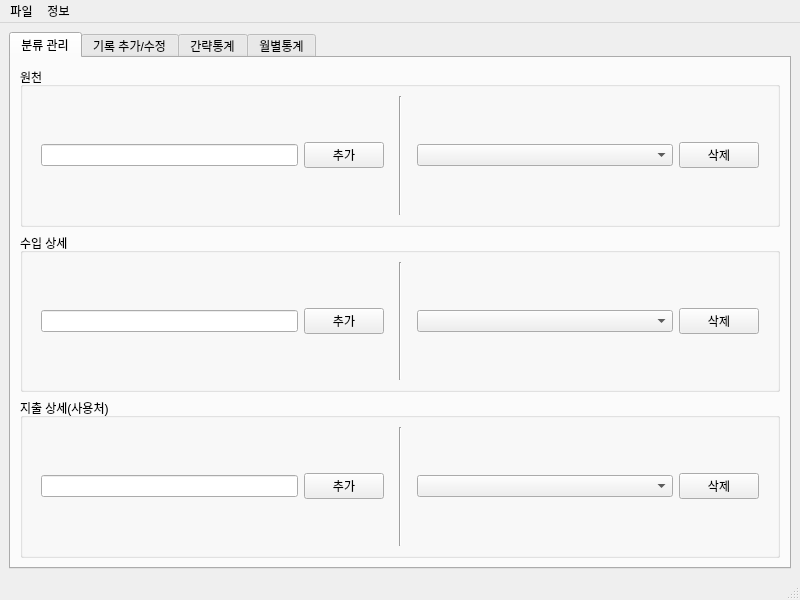
<?xml version="1.0" encoding="UTF-8"?>
<ui version="4.0">
 <class>MoneyManage</class>
 <widget class="QMainWindow" name="MoneyManage">
  <property name="geometry">
   <rect>
    <x>0</x>
    <y>0</y>
    <width>800</width>
    <height>600</height>
   </rect>
  </property>
  <property name="windowTitle">
   <string>재산관리</string>
  </property>
  <widget class="QWidget" name="centralwidget">
   <layout class="QGridLayout" name="glCent">
    <item row="0" column="0">
     <widget class="QTabWidget" name="tabWidget">
      <property name="currentIndex">
       <number>0</number>
      </property>
      <widget class="QWidget" name="tabCate">
       <attribute name="title">
        <string>분류 관리</string>
       </attribute>
       <layout class="QGridLayout" name="glCate">
        <item row="0" column="0">
         <widget class="QGroupBox" name="gbSrc">
          <property name="title">
           <string>원천</string>
          </property>
          <layout class="QHBoxLayout" name="hlSrc">
           <item>
            <widget class="QWidget" name="widSrcAdd" native="true">
             <property name="sizePolicy">
              <sizepolicy hsizetype="Expanding" vsizetype="Preferred">
               <horstretch>0</horstretch>
               <verstretch>0</verstretch>
              </sizepolicy>
             </property>
             <layout class="QHBoxLayout" name="hlSrcAdd">
              <item>
               <widget class="QLineEdit" name="lnSrcAdd"/>
              </item>
              <item>
               <widget class="QPushButton" name="btnSrcAdd">
                <property name="text">
                 <string>추가</string>
                </property>
               </widget>
              </item>
             </layout>
            </widget>
           </item>
           <item>
            <widget class="Line" name="lineSrc">
             <property name="orientation">
              <enum>Qt::Vertical</enum>
             </property>
            </widget>
           </item>
           <item>
            <widget class="QWidget" name="widSrcDel" native="true">
             <property name="sizePolicy">
              <sizepolicy hsizetype="Expanding" vsizetype="Preferred">
               <horstretch>0</horstretch>
               <verstretch>0</verstretch>
              </sizepolicy>
             </property>
             <layout class="QHBoxLayout" name="hlSrcDel">
              <item>
               <widget class="QComboBox" name="cbSrcDel"/>
              </item>
              <item>
               <widget class="QPushButton" name="btnSrcDel">
                <property name="sizePolicy">
                 <sizepolicy hsizetype="Fixed" vsizetype="Fixed">
                  <horstretch>0</horstretch>
                  <verstretch>0</verstretch>
                 </sizepolicy>
                </property>
                <property name="text">
                 <string>삭제</string>
                </property>
               </widget>
              </item>
             </layout>
            </widget>
           </item>
          </layout>
         </widget>
        </item>
        <item row="1" column="0">
         <widget class="QGroupBox" name="gbInDet">
          <property name="title">
           <string>수입 상세</string>
          </property>
          <layout class="QHBoxLayout" name="hlIn">
           <item>
            <widget class="QWidget" name="widInAdd" native="true">
             <property name="sizePolicy">
              <sizepolicy hsizetype="Expanding" vsizetype="Preferred">
               <horstretch>0</horstretch>
               <verstretch>0</verstretch>
              </sizepolicy>
             </property>
             <layout class="QHBoxLayout" name="hlInAdd">
              <item>
               <widget class="QLineEdit" name="lnInAdd"/>
              </item>
              <item>
               <widget class="QPushButton" name="btnInAdd">
                <property name="text">
                 <string>추가</string>
                </property>
               </widget>
              </item>
             </layout>
            </widget>
           </item>
           <item>
            <widget class="Line" name="lineIn">
             <property name="orientation">
              <enum>Qt::Vertical</enum>
             </property>
            </widget>
           </item>
           <item>
            <widget class="QWidget" name="widInDel" native="true">
             <property name="sizePolicy">
              <sizepolicy hsizetype="Expanding" vsizetype="Preferred">
               <horstretch>0</horstretch>
               <verstretch>0</verstretch>
              </sizepolicy>
             </property>
             <layout class="QHBoxLayout" name="hlInDel">
              <item>
               <widget class="QComboBox" name="cbInDel"/>
              </item>
              <item>
               <widget class="QPushButton" name="btnInDel">
                <property name="sizePolicy">
                 <sizepolicy hsizetype="Fixed" vsizetype="Fixed">
                  <horstretch>0</horstretch>
                  <verstretch>0</verstretch>
                 </sizepolicy>
                </property>
                <property name="text">
                 <string>삭제</string>
                </property>
               </widget>
              </item>
             </layout>
            </widget>
           </item>
          </layout>
         </widget>
        </item>
        <item row="2" column="0">
         <widget class="QGroupBox" name="gbOutDet">
          <property name="title">
           <string>지출 상세(사용처)</string>
          </property>
          <layout class="QHBoxLayout" name="hlDel">
           <item>
            <widget class="QWidget" name="widOutAdd" native="true">
             <property name="sizePolicy">
              <sizepolicy hsizetype="Expanding" vsizetype="Preferred">
               <horstretch>0</horstretch>
               <verstretch>0</verstretch>
              </sizepolicy>
             </property>
             <layout class="QHBoxLayout" name="hlOutAdd">
              <item>
               <widget class="QLineEdit" name="lnOutAdd"/>
              </item>
              <item>
               <widget class="QPushButton" name="btnOutAdd">
                <property name="text">
                 <string>추가</string>
                </property>
               </widget>
              </item>
             </layout>
            </widget>
           </item>
           <item>
            <widget class="Line" name="lineOut">
             <property name="orientation">
              <enum>Qt::Vertical</enum>
             </property>
            </widget>
           </item>
           <item>
            <widget class="QWidget" name="widOutDel" native="true">
             <property name="sizePolicy">
              <sizepolicy hsizetype="Expanding" vsizetype="Preferred">
               <horstretch>0</horstretch>
               <verstretch>0</verstretch>
              </sizepolicy>
             </property>
             <layout class="QHBoxLayout" name="hlOutDel">
              <item>
               <widget class="QComboBox" name="cbOutDel"/>
              </item>
              <item>
               <widget class="QPushButton" name="btnOutDel">
                <property name="sizePolicy">
                 <sizepolicy hsizetype="Fixed" vsizetype="Fixed">
                  <horstretch>0</horstretch>
                  <verstretch>0</verstretch>
                 </sizepolicy>
                </property>
                <property name="text">
                 <string>삭제</string>
                </property>
               </widget>
              </item>
             </layout>
            </widget>
           </item>
          </layout>
         </widget>
        </item>
       </layout>
      </widget>
      <widget class="QWidget" name="tabData">
       <attribute name="title">
        <string>기록 추가/수정</string>
       </attribute>
       <layout class="QVBoxLayout" name="vlData">
        <item>
         <widget class="QTreeWidget" name="treeData">
          <column>
           <property name="text">
            <string>일시</string>
           </property>
          </column>
          <column>
           <property name="text">
            <string>구분</string>
           </property>
          </column>
          <column>
           <property name="text">
            <string>원천</string>
           </property>
          </column>
          <column>
           <property name="text">
            <string>사용처</string>
           </property>
          </column>
          <column>
           <property name="text">
            <string>금액</string>
           </property>
          </column>
          <column>
           <property name="text">
            <string>설명</string>
           </property>
          </column>
         </widget>
        </item>
        <item>
         <widget class="QWidget" name="widInput" native="true">
          <layout class="QGridLayout" name="glDataIn">
           <item row="1" column="4">
            <widget class="QLineEdit" name="lnCost">
             <property name="maximumSize">
              <size>
               <width>75</width>
               <height>16777215</height>
              </size>
             </property>
            </widget>
           </item>
           <item row="1" column="1">
            <widget class="QComboBox" name="cbType"/>
           </item>
           <item row="1" column="5">
            <widget class="QLineEdit" name="lnDetail"/>
           </item>
           <item row="0" column="2" alignment="Qt::AlignHCenter">
            <widget class="QLabel" name="lbSrc">
             <property name="text">
              <string>원천</string>
             </property>
            </widget>
           </item>
           <item row="0" column="0" alignment="Qt::AlignHCenter">
            <widget class="QLabel" name="lbDate">
             <property name="text">
              <string>일시</string>
             </property>
            </widget>
           </item>
           <item row="1" column="0">
            <widget class="QLineEdit" name="lnDate">
             <property name="maximumSize">
              <size>
               <width>75</width>
               <height>16777215</height>
              </size>
             </property>
            </widget>
           </item>
           <item row="1" column="3">
            <widget class="QComboBox" name="cbDetail"/>
           </item>
           <item row="0" column="5" alignment="Qt::AlignHCenter">
            <widget class="QLabel" name="lbDesc">
             <property name="text">
              <string>설명</string>
             </property>
            </widget>
           </item>
           <item row="1" column="2">
            <widget class="QComboBox" name="cbSrc"/>
           </item>
           <item row="0" column="3" alignment="Qt::AlignHCenter">
            <widget class="QLabel" name="lbDetail">
             <property name="text">
              <string>상세</string>
             </property>
            </widget>
           </item>
           <item row="0" column="1" alignment="Qt::AlignHCenter">
            <widget class="QLabel" name="lbType">
             <property name="text">
              <string>구분</string>
             </property>
            </widget>
           </item>
           <item row="0" column="4" alignment="Qt::AlignHCenter">
            <widget class="QLabel" name="lbCost">
             <property name="text">
              <string>금액</string>
             </property>
            </widget>
           </item>
           <item row="1" column="6">
            <widget class="QPushButton" name="btnAddData">
             <property name="text">
              <string>데이터 추가</string>
             </property>
            </widget>
           </item>
          </layout>
         </widget>
        </item>
       </layout>
      </widget>
      <widget class="QWidget" name="tabSumS">
       <attribute name="title">
        <string>간략통계</string>
       </attribute>
       <layout class="QGridLayout" name="glSum">
        <item row="0" column="0">
         <widget class="QTreeWidget" name="treeStatS">
          <column>
           <property name="text">
            <string>연월</string>
           </property>
          </column>
          <column>
           <property name="text">
            <string>총 재산</string>
           </property>
          </column>
          <column>
           <property name="text">
            <string>현금성</string>
           </property>
          </column>
          <column>
           <property name="text">
            <string>재산 변동</string>
           </property>
          </column>
          <column>
           <property name="text">
            <string>순 수익</string>
           </property>
          </column>
          <column>
           <property name="text">
            <string>수입</string>
           </property>
          </column>
          <column>
           <property name="text">
            <string>지출</string>
           </property>
          </column>
          <column>
           <property name="text">
            <string>수입외</string>
           </property>
          </column>
          <column>
           <property name="text">
            <string>지출외</string>
           </property>
          </column>
          <column>
           <property name="text">
            <string>이동액</string>
           </property>
          </column>
         </widget>
        </item>
       </layout>
      </widget>
      <widget class="QWidget" name="tabStatM">
       <attribute name="title">
        <string>월별통계</string>
       </attribute>
      </widget>
     </widget>
    </item>
   </layout>
  </widget>
  <widget class="QMenuBar" name="menubar">
   <property name="geometry">
    <rect>
     <x>0</x>
     <y>0</y>
     <width>800</width>
     <height>22</height>
    </rect>
   </property>
   <widget class="QMenu" name="fileMenu">
    <property name="title">
     <string>파일</string>
    </property>
    <addaction name="acLoad"/>
    <addaction name="acSave"/>
    <addaction name="acSaveAs"/>
    <addaction name="separator"/>
    <addaction name="acExit"/>
   </widget>
   <widget class="QMenu" name="infoMenu">
    <property name="title">
     <string>정보</string>
    </property>
    <addaction name="acOpenLicense"/>
    <addaction name="acLicense"/>
    <addaction name="separator"/>
    <addaction name="acInfo"/>
   </widget>
   <addaction name="fileMenu"/>
   <addaction name="infoMenu"/>
  </widget>
  <widget class="QStatusBar" name="statusbar"/>
  <action name="acLoad">
   <property name="text">
    <string>불러오기</string>
   </property>
  </action>
  <action name="acSave">
   <property name="text">
    <string>저장</string>
   </property>
  </action>
  <action name="acSaveAs">
   <property name="text">
    <string>다른 이름으로 저장</string>
   </property>
  </action>
  <action name="acExit">
   <property name="text">
    <string>종료</string>
   </property>
  </action>
  <action name="acOpenLicense">
   <property name="text">
    <string>오픈 소스 라이선스</string>
   </property>
  </action>
  <action name="acLicense">
   <property name="text">
    <string>라이선스</string>
   </property>
  </action>
  <action name="acInfo">
   <property name="text">
    <string>정보</string>
   </property>
  </action>
 </widget>
 <resources/>
 <connections/>
</ui>
